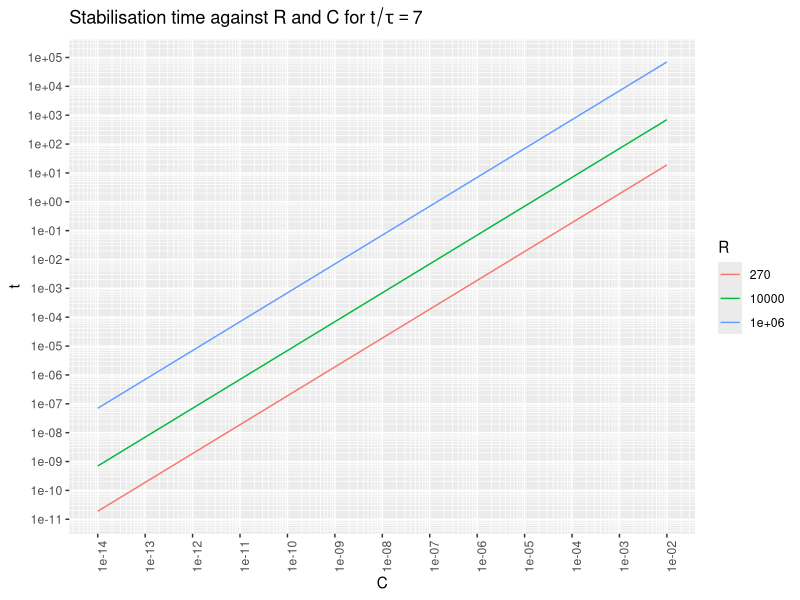
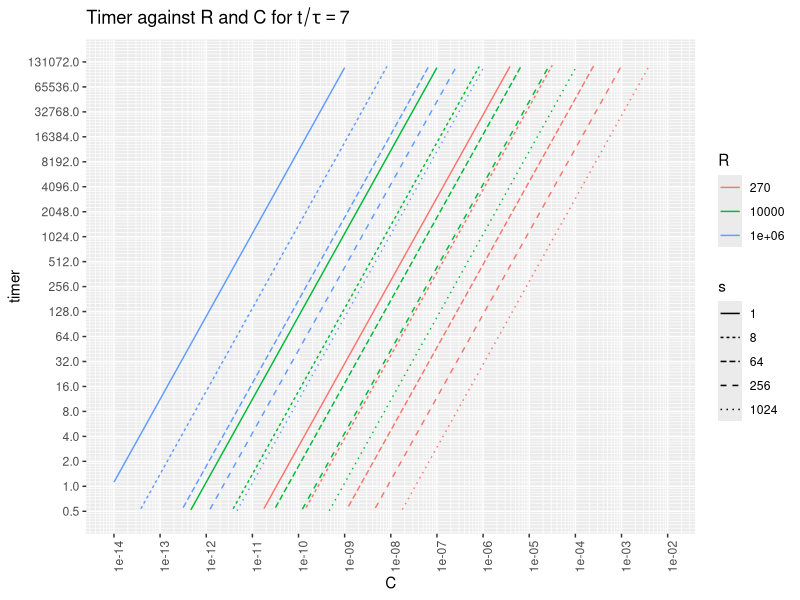

These figures' R source, in order:
#!/usr/bin/R -q -f

library(ggplot2)
library(scales)


# Variable setup ###########################################################

# taus = t/RC
# t = timer*s/f

R = t(c(270, 10e3, 1e6))    # all drive resistors
colnames(R) = R
taustable = 7               # taus to stabilization
taufall = -log(1.1/5)       # taus from 5V to 1.1V
taurise = -log(1-1.1/5)     # taus from 0V to 1.1V     
f = 16e6                    # timer frequency
s = matrix(2^c(0,3,6,8,10)) # all prescaler factors
rownames(s) = s

# To choose the various scales, either we want to choose a
# minimum timer resolution and then optimize for fastest time,
# or choose a maximum time and then optimize for highest resolution.
tmax = 0.5
timermax = pmin(tmax*f/s, 2^16-1)

# Based on the max time and timer, max caps for each R and s
Cmax = (timermax*s/f/taustable) %*% (1/R)

# Based on a timer count of 1, min caps for each R and s
Cmin = (s/f/taurise) %*% (1/R)

# various E12 capacitors over the full range
C = matrix(10^seq(-14, -2, by=1/12))
rownames(C) = C  # sprintf('%.2e', C)

# The stabilization time is two-dimensional, over C and R.
tm = taustable*C %*% R

# The stabilization timer value is three-dimensional, over C, R, and s.
timer = drop((f*tm) %o% (1/s))


# Plot utilities ###########################################################

# Adapted from https://stackoverflow.com/questions/30179442
log_breaks = function(maj, radix=10) {
  function(x) {
    minx         = floor(min(logb(x,radix), na.rm=T)) - 1
    maxx         = ceiling(max(logb(x,radix), na.rm=T)) + 1
    n_major      = maxx - minx + 1
    major_breaks = seq(minx, maxx, by=1)
    if (maj) {
      breaks = major_breaks
    } else {
      if (radix == 2) {
        steps = logb(8:15,2) - 3
      } else steps = logb(1:(radix-1),radix)
      breaks = rep(steps, times=n_major) +
               rep(major_breaks, each=radix-1)
    }
    radix^breaks
  }
}
scale_x_log_eng = function(..., radix=10) {
  scale_x_continuous(...,
                     trans=log_trans(radix),
                     breaks=log_breaks(TRUE, radix),
                     minor_breaks=log_breaks(FALSE, radix))
}
scale_y_log_eng = function(..., radix=10) {
  scale_y_continuous(...,
                     trans=log_trans(radix),
                     breaks=log_breaks(TRUE, radix),
                     minor_breaks=log_breaks(FALSE, radix))
}


# Plotting #################################################################

tm_df = as.data.frame.table(tm)
colnames(tm_df) = c('C', 'R', 't')
tm_df$C = as.numeric(levels(tm_df$C))[tm_df$C]
ggplot(tm_df, aes(x=C, y=t, colour=R, group=R)) +
   ggtitle(bquote(paste('Stabilisation time against R and C for ',
                        t/tau == .(taustable)))) +
   geom_line() +
   scale_x_log_eng() + scale_y_log_eng() +
   theme(axis.text.x=element_text(angle=90))


tmr_df = as.data.frame.table(timer)
colnames(tmr_df) = c('C', 'R', 's', 'timer')
tmr_df$C = as.numeric(levels(tmr_df$C))[tmr_df$C]
ggplot(tmr_df, aes(x=C, y=timer, colour=R,
                   linetype=s, group=interaction(R,s))) +
   ggtitle(bquote(paste('Timer against R and C for ',
                        t/tau == .(taustable)))) +
   geom_line() +
   scale_x_log_eng() +
   scale_y_log_eng(radix=2, limits=2^c(-1,17)) +
   theme(axis.text.x=element_text(angle=90))
